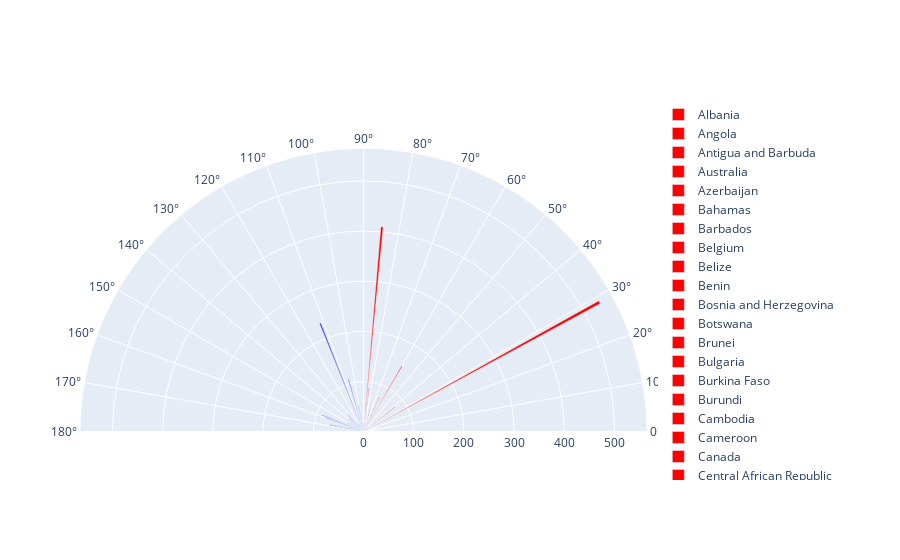

The notebook cell this image was saved under:
### Code cell
change_data_df=pd.DataFrame(change_data)
# change_data_df=change_data_df.sort_values(['increasing','ConfirmedCases'],ascending=False)
fig = go.Figure()
count=0
change=len(change_data_df.loc[change_data_df.increasing == False])
for index,row in change_data_df.loc[change_data_df.increasing == False].iterrows():
    fig.add_trace(go.Barpolar(r=[row['ConfirmedCasesPercent']],theta=[90*count/change],name=row['Country'],marker=dict(color='red')))
    count+=1
count=0
change=len(change_data_df.loc[change_data_df.increasing == True])
for index,row in change_data_df.loc[change_data_df.increasing == True].iterrows():
    fig.add_trace(go.Barpolar(r=[row['ConfirmedCasesPercent']],theta=[90+90*count/change],name=row['Country'],marker=dict(color='blue')))    
    count+=1
fig.update_layout(polar = dict(
        domain = dict( # set chart size and position 
        x = [0, 1],
        y = [0, 1]),
        sector = [0,180],   # set chart shape (half or full)
        angularaxis = dict(
            thetaunit = "degrees",
            dtick = 10,
            #rotation = -90, #does not work
            #direction = "clockwise" # does not work
            )
        )
)
fig.show()    
change_data_df

### Figure 1 — Plotly figure (JSON) as saved in the notebook; plotly's stock layout.template omitted (floating-point values rounded to 4 significant figures)
{"data": [{"marker": {"color": "red"}, "name": "Albania", "r": [1.143], "theta": [0], "type": "barpolar"}, {"marker": {"color": "red"}, "name": "Angola", "r": [0], "theta": [0.7377], "type": "barpolar"}, {"marker": {"color": "red"}, "name": "Antigua and Barbuda", "r": [0], "theta": [1.475], "type": "barpolar"}, {"marker": {"color": "red"}, "name": "Australia", "r": [0.1429], "theta": [2.213], "type": "barpolar"}, {"marker": {"color": "red"}, "name": "Azerbaijan", "r": [0.2857], "theta": [2.951], "type": "barpolar"}, {"marker": {"color": "red"}, "name": "Bahamas", "r": [0.2857], "theta": [3.689], "type": "barpolar"}, {"marker": {"color": "red"}, "name": "Barbados", "r": [0], "theta": [4.426], "type": "barpolar"}, {"marker": {"color": "red"}, "name": "Belgium", "r": [10], "theta": [5.164], "type": "barpolar"}, {"marker": {"color": "red"}, "name": "Belize", "r": [0], "theta": [5.902], "type": "barpolar"}, {"marker": {"color": "red"}, "name": "Benin", "r": [0], "theta": [6.639], "type": "barpolar"}, {"marker": {"color": "red"}, "name": "Bosnia and Herzegovina", "r": [2.571], "theta": [7.377], "type": "barpolar"}, {"marker": {"color": "red"}, "name": "Botswana", "r": [0], "theta": [8.115], "type": "barpolar"}, {"marker": {"color": "red"}, "name": "Brunei", "r": [0.1429], "theta": [8.852], "type": "barpolar"}, {"marker": {"color": "red"}, "name": "Bulgaria", "r": [4], "theta": [9.59], "type": "barpolar"}, {"marker": {"color": "red"}, "name": "Burkina Faso", "r": [4.857], "theta": [10.33], "type": "barpolar"}, {"marker": {"color": "red"}, "name": "Burundi", "r": [0], "theta": [11.07], "type": "barpolar"}, {"marker": {"color": "red"}, "name": "Cambodia", "r": [0], "theta": [11.8], "type": "barpolar"}, {"marker": {"color": "red"}, "name": "Cameroon", "r": [7.143], "theta": [12.54], "type": "barpolar"}, {"marker": {"color": "red"}, "name": "Canada", "r": [0], "theta": [13.28], "type": "barpolar"}, {"marker": {"color": "red"}, "name": "Central African Republic", "r": [1.286], "theta": [14.02], "type": "barpolar"}, {"marker": {"color": "red"}, "name": "China", "r": [0], "theta": [14.75], "type": "barpolar"}, {"marker": {"color": "red"}, "name": "Congo (Brazzaville)", "r": [4], "theta": [15.49], "type": "barpolar"}, {"marker": {"color": "red"}, "name": "Congo (Kinshasa)", "r": [3.571], "theta": [16.23], "type": "barpolar"}, {"marker": {"color": "red"}, "name": "Croatia", "r": [0.1429], "theta": [16.97], "type": "barpolar"}, {"marker": {"color": "red"}, "name": "Cuba", "r": [1.714], "theta": [17.7], "type": "barpolar"}, {"marker": {"color": "red"}, "name": "Cyprus", "r": [0.4286], "theta": [18.44], "type": "barpolar"}, {"marker": {"color": "red"}, "name": "Czechia", "r": [4.286], "theta": [19.18], "type": "barpolar"}, {"marker": {"color": "red"}, "name": "Denmark", "r": [5.857], "theta": [19.92], "type": "barpolar"}, {"marker": {"color": "red"}, "name": "Diamond Princess", "r": [0], "theta": [20.66], "type": "barpolar"}, {"marker": {"color": "red"}, "name": "Dominica", "r": [0], "theta": [21.39], "type": "barpolar"}, {"marker": {"color": "red"}, "name": "Dominican Republic", "r": [4.429], "theta": [22.13], "type": "barpolar"}, {"marker": {"color": "red"}, "name": "Egypt", "r": [7], "theta": [22.87], "type": "barpolar"}, {"marker": {"color": "red"}, "name": "El Salvador", "r": [1], "theta": [23.61], "type": "barpolar"}, {"marker": {"color": "red"}, "name": "Equatorial Guinea", "r": [5.857], "theta": [24.34], "type": "barpolar"}, {"marker": {"color": "red"}, "name": "Eritrea", "r": [0], "theta": [25.08], "type": "barpolar"}, {"marker": {"color": "red"}, "name": "Eswatini", "r": [0.1429], "theta": [25.82], "type": "barpolar"}, {"marker": {"color": "red"}, "name": "Ethiopia", "r": [2.143], "theta": [26.56], "type": "barpolar"}, {"marker": {"color": "red"}, "name": "Fiji", "r": [0], "theta": [27.3], "type": "barpolar"}, {"marker": {"color": "red"}, "name": "Finland", "r": [15.71], "theta": [28.03], "type": "barpolar"}, {"marker": {"color": "red"}, "name": "France", "r": [536.6], "theta": [28.77], "type": "barpolar"}, {"marker": {"color": "red"}, "name": "Georgia", "r": [0.1429], "theta": [29.51], "type": "barpolar"}, {"marker": {"color": "red"}, "name": "Germany", "r": [32.57], "theta": [30.25], "type": "barpolar"}, {"marker": {"color": "red"}, "name": "Ghana", "r": [13], "theta": [30.98], "type": "barpolar"}, {"marker": {"color": "red"}, "name": "Greece", "r": [0.7143], "theta": [31.72], "type": "barpolar"}, {"marker": {"color": "red"}, "name": "Grenada", "r": [0], "theta": [32.46], "type": "barpolar"}, {"marker": {"color": "red"}, "name": "Guinea-Bissau", "r": [6.571], "theta": [33.2], "type": "barpolar"}, {"marker": {"color": "red"}, "name": "Guyana", "r": [0], "theta": [33.93], "type": "barpolar"}, {"marker": {"color": "red"}, "name": "Holy See", "r": [0.1429], "theta": [34.67], "type": "barpolar"}, {"marker": {"color": "red"}, "name": "Honduras", "r": [2.286], "theta": [35.41], "type": "barpolar"}, {"marker": {"color": "red"}, "name": "Hungary", "r": [2.571], "theta": [36.15], "type": "barpolar"}, {"marker": {"color": "red"}, "name": "Ireland", "r": [15.14], "theta": [36.89], "type": "barpolar"}, {"marker": {"color": "red"}, "name": "Israel", "r": [0.2857], "theta": [37.62], "type": "barpolar"}, {"marker": {"color": "red"}, "name": "Italy", "r": [79.43], "theta": [38.36], "type": "barpolar"}, {"marker": {"color": "red"}, "name": "Jamaica", "r": [0.4286], "theta": [39.1], "type": "barpolar"}, {"marker": {"color": "red"}, "name": "Kazakhstan", "r": [11.29], "theta": [39.84], "type": "barpolar"}, {"marker": {"color": "red"}, "name": "Kenya", "r": [3.571], "theta": [40.57], "type": "barpolar"}, {"marker": {"color": "red"}, "name": "Kosovo", "r": [0], "theta": [41.31], "type": "barpolar"}, {"marker": {"color": "red"}, "name": "Kyrgyzstan", "r": [3], "theta": [42.05], "type": "barpolar"}, {"marker": {"color": "red"}, "name": "Laos", "r": [0], "theta": [42.79], "type": "barpolar"}, {"marker": {"color": "red"}, "name": "Latvia", "r": [0.4286], "theta": [43.52], "type": "barpolar"}, {"marker": {"color": "red"}, "name": "Lebanon", "r": [0.1429], "theta": [44.26], "type": "barpolar"}, {"marker": {"color": "red"}, "name": "Liberia", "r": [0.8571], "theta": [45], "type": "barpolar"}, {"marker": {"color": "red"}, "name": "Libya", "r": [0.1429], "theta": [45.74], "type": "barpolar"}, {"marker": {"color": "red"}, "name": "Liechtenstein", "r": [0], "theta": [46.48], "type": "barpolar"}, {"marker": {"color": "red"}, "name": "Luxembourg", "r": [0.1429], "theta": [47.21], "type": "barpolar"}, {"marker": {"color": "red"}, "name": "MS Zaandam", "r": [0], "theta": [47.95], "type": "barpolar"}, {"marker": {"color": "red"}, "name": "Malaysia", "r": [1.143], "theta": [48.69], "type": "barpolar"}, {"marker": {"color": "red"}, "name": "Malta", "r": [0], "theta": [49.43], "type": "barpolar"}, {"marker": {"color": "red"}, "name": "Mauritius", "r": [0], "theta": [50.16], "type": "barpolar"}, {"marker": {"color": "red"}, "name": "Monaco", "r": [0], "theta": [50.9], "type": "barpolar"}, {"marker": {"color": "red"}, "name": "Mongolia", "r": [0], "theta": [51.64], "type": "barpolar"}, {"marker": {"color": "red"}, "name": "Montenegro", "r": [0], "theta": [52.38], "type": "barpolar"}, {"marker": {"color": "red"}, "name": "Morocco", "r": [13.57], "theta": [53.11], "type": "barpolar"}, {"marker": {"color": "red"}, "name": "Mozambique", "r": [0], "theta": [53.85], "type": "barpolar"}, {"marker": {"color": "red"}, "name": "Namibia", "r": [0], "theta": [54.59], "type": "barpolar"}, {"marker": {"color": "red"}, "name": "Netherlands", "r": [0.7143], "theta": [55.33], "type": "barpolar"}, {"marker": {"color": "red"}, "name": "New Zealand", "r": [0.1429], "theta": [56.07], "type": "barpolar"}, {"marker": {"color": "red"}, "name": "Nicaragua", "r": [0], "theta": [56.8], "type": "barpolar"}, {"marker": {"color": "red"}, "name": "Niger", "r": [0.1429], "theta": [57.54], "type": "barpolar"}, {"marker": {"color": "red"}, "name": "Nigeria", "r": [1.571], "theta": [58.28], "type": "barpolar"}, {"marker": {"color": "red"}, "name": "Norway", "r": [3.286], "theta": [59.02], "type": "barpolar"}, {"marker": {"color": "red"}, "name": "Pakistan", "r": [151.7], "theta": [59.75], "type": "barpolar"}, {"marker": {"color": "red"}, "name": "Panama", "r": [6.714], "theta": [60.49], "type": "barpolar"}, {"marker": {"color": "red"}, "name": "Papua New Guinea", "r": [0], "theta": [61.23], "type": "barpolar"}, {"marker": {"color": "red"}, "name": "Paraguay", "r": [0.8571], "theta": [61.97], "type": "barpolar"}, {"marker": {"color": "red"}, "name": "Philippines", "r": [7.429], "theta": [62.7], "type": "barpolar"}, {"marker": {"color": "red"}, "name": "Poland", "r": [3.714], "theta": [63.44], "type": "barpolar"}, {"marker": {"color": "red"}, "name": "Portugal", "r": [37.29], "theta": [64.18], "type": "barpolar"}, {"marker": {"color": "red"}, "name": "Romania", "r": [6.571], "theta": [64.92], "type": "barpolar"}, {"marker": {"color": "red"}, "name": "Russia", "r": [75.86], "theta": [65.66], "type": "barpolar"}, {"marker": {"color": "red"}, "name": "Rwanda", "r": [0.8571], "theta": [66.39], "type": "barpolar"}, {"marker": {"color": "red"}, "name": "Saint Kitts and Nevis", "r": [0], "theta": [67.13], "type": "barpolar"}, {"marker": {"color": "red"}, "name": "Saint Lucia", "r": [0], "theta": [67.87], "type": "barpolar"}, {"marker": {"color": "red"}, "name": "Saint Vincent and the Grenadines", "r": [0], "theta": [68.61], "type": "barpolar"}, {"marker": {"color": "red"}, "name": "San Marino", "r": [2], "theta": [69.34], "type": "barpolar"}, {"marker": {"color": "red"}, "name": "Serbia", "r": [8.857], "theta": [70.08], "type": "barpolar"}, {"marker": {"color": "red"}, "name": "Seychelles", "r": [0], "theta": [70.82], "type": "barpolar"}, {"marker": {"color": "red"}, "name": "Singapore", "r": [16.14], "theta": [71.56], "type": "barpolar"}, {"marker": {"color": "red"}, "name": "Slovakia", "r": [0.5714], "theta": [72.3], "type": "barpolar"}, {"marker": {"color": "red"}, "name": "Slovenia", "r": [0.1429], "theta": [73.03], "type": "barpolar"}, {"marker": {"color": "red"}, "name": "Spain", "r": [47.86], "theta": [73.77], "type": "barpolar"}, {"marker": {"color": "red"}, "name": "Sri Lanka", "r": [0], "theta": [74.51], "type": "barpolar"}, {"marker": {"color": "red"}, "name": "Suriname", "r": [0], "theta": [75.25], "type": "barpolar"}, {"marker": {"color": "red"}, "name": "Sweden", "r": [9.286], "theta": [75.98], "type": "barpolar"}, {"marker": {"color": "red"}, "name": "Switzerland", "r": [2.571], "theta": [76.72], "type": "barpolar"}, {"marker": {"color": "red"}, "name": "Syria", "r": [0], "theta": [77.46], "type": "barpolar"}, {"marker": {"color": "red"}, "name": "Taiwan*", "r": [0.1429], "theta": [78.2], "type": "barpolar"}, {"marker": {"color": "red"}, "name": "Tanzania", "r": [0], "theta": [78.93], "type": "barpolar"}, {"marker": {"color": "red"}, "name": "Thailand", "r": [0.1429], "theta": [79.67], "type": "barpolar"}, {"marker": {"color": "red"}, "name": "Timor-Leste", "r": [0], "theta": [80.41], "type": "barpolar"}, {"marker": {"color": "red"}, "name": "Trinidad and Tobago", "r": [0], "theta": [81.15], "type": "barpolar"}, {"marker": {"color": "red"}, "name": "Tunisia", "r": [0.4286], "theta": [81.89], "type": "barpolar"}, {"marker": {"color": "red"}, "name": "Turkey", "r": [87.71], "theta": [82.62], "type": "barpolar"}, {"marker": {"color": "red"}, "name": "US", "r": [2], "theta": [83.36], "type": "barpolar"}, {"marker": {"color": "red"}, "name": "Ukraine", "r": [12.14], "theta": [84.1], "type": "barpolar"}, {"marker": {"color": "red"}, "name": "United Kingdom", "r": [409.9], "theta": [84.84], "type": "barpolar"}, {"marker": {"color": "red"}, "name": "Uruguay", "r": [0.1429], "theta": [85.57], "type": "barpolar"}, {"marker": {"color": "red"}, "name": "Venezuela", "r": [2.571], "theta": [86.31], "type": "barpolar"}, {"marker": {"color": "red"}, "name": "Vietnam", "r": [0], "theta": [87.05], "type": "barpolar"}, {"marker": {"color": "red"}, "name": "West Bank and Gaza", "r": [0.4286], "theta": [87.79], "type": "barpolar"}, {"marker": {"color": "red"}, "name": "Western Sahara", "r": [0], "theta": [88.52], "type": "barpolar"}, {"marker": {"color": "red"}, "name": "Zambia", "r": [0.4286], "theta": [89.26], "type": "barpolar"}, {"marker": {"color": "blue"}, "name": "Afghanistan", "r": [13.57], "theta": [90], "type": "barpolar"}, {"marker": {"color": "blue"}, "name": "Algeria", "r": [3.857], "theta": [91.45], "type": "barpolar"}, {"marker": {"color": "blue"}, "name": "Andorra", "r": [0.2857], "theta": [92.9], "type": "barpolar"}, {"marker": {"color": "blue"}, "name": "Argentina", "r": [18.29], "theta": [94.35], "type": "barpolar"}, {"marker": {"color": "blue"}, "name": "Armenia", "r": [2.429], "theta": [95.81], "type": "barpolar"}, {"marker": {"color": "blue"}, "name": "Austria", "r": [0.2857], "theta": [97.26], "type": "barpolar"}, {"marker": {"color": "blue"}, "name": "Bahrain", "r": [10.14], "theta": [98.71], "type": "barpolar"}, {"marker": {"color": "blue"}, "name": "Bangladesh", "r": [53.14], "theta": [100.2], "type": "barpolar"}, {"marker": {"color": "blue"}, "name": "Belarus", "r": [6.714], "theta": [101.6], "type": "barpolar"}, {"marker": {"color": "blue"}, "name": "Bhutan", "r": [0.5714], "theta": [103.1], "type": "barpolar"}, {"marker": {"color": "blue"}, "name": "Bolivia", "r": [14.29], "theta": [104.5], "type": "barpolar"}, {"marker": {"color": "blue"}, "name": "Brazil", "r": [109.6], "theta": [106.0], "type": "barpolar"}, {"marker": {"color": "blue"}, "name": "Burma", "r": [0.1429], "theta": [107.4], "type": "barpolar"}, {"marker": {"color": "blue"}, "name": "Cabo Verde", "r": [2.429], "theta": [108.9], "type": "barpolar"}, {"marker": {"color": "blue"}, "name": "Chad", "r": [2.143], "theta": [110.3], "type": "barpolar"}, {"marker": {"color": "blue"}, "name": "Chile", "r": [232.6], "theta": [111.8], "type": "barpolar"}, {"marker": {"color": "blue"}, "name": "Colombia", "r": [44.57], "theta": [113.2], "type": "barpolar"}, {"marker": {"color": "blue"}, "name": "Costa Rica", "r": [0.7143], "theta": [114.7], "type": "barpolar"}, {"marker": {"color": "blue"}, "name": "Cote d'Ivoire", "r": [0.4286], "theta": [116.1], "type": "barpolar"}, {"marker": {"color": "blue"}, "name": "Djibouti", "r": [1.143], "theta": [117.6], "type": "barpolar"}, {"marker": {"color": "blue"}, "name": "Ecuador", "r": [9.571], "theta": [119.0], "type": "barpolar"}, {"marker": {"color": "blue"}, "name": "Estonia", "r": [0.4286], "theta": [120.5], "type": "barpolar"}, {"marker": {"color": "blue"}, "name": "Gabon", "r": [20.14], "theta": [121.9], "type": "barpolar"}, {"marker": {"color": "blue"}, "name": "Gambia", "r": [0.1429], "theta": [123.4], "type": "barpolar"}, {"marker": {"color": "blue"}, "name": "Guatemala", "r": [15.43], "theta": [124.8], "type": "barpolar"}, {"marker": {"color": "blue"}, "name": "Guinea", "r": [4.429], "theta": [126.3], "type": "barpolar"}, {"marker": {"color": "blue"}, "name": "Haiti", "r": [3.571], "theta": [127.7], "type": "barpolar"}, {"marker": {"color": "blue"}, "name": "Iceland", "r": [0.1429], "theta": [129.2], "type": "barpolar"}, {"marker": {"color": "blue"}, "name": "India", "r": [25.14], "theta": [130.6], "type": "barpolar"}, {"marker": {"color": "blue"}, "name": "Indonesia", "r": [46], "theta": [132.1], "type": "barpolar"}, {"marker": {"color": "blue"}, "name": "Iran", "r": [39.71], "theta": [133.5], "type": "barpolar"}, {"marker": {"color": "blue"}, "name": "Iraq", "r": [10], "theta": [135], "type": "barpolar"}, {"marker": {"color": "blue"}, "name": "Japan", "r": [11.57], "theta": [136.5], "type": "barpolar"}, {"marker": {"color": "blue"}, "name": "Jordan", "r": [0.5714], "theta": [137.9], "type": "barpolar"}, {"marker": {"color": "blue"}, "name": "Korea, South", "r": [3.571], "theta": [139.4], "type": "barpolar"}, {"marker": {"color": "blue"}, "name": "Kuwait", "r": [38], "theta": [140.8], "type": "barpolar"}, {"marker": {"color": "blue"}, "name": "Lithuania", "r": [1.286], "theta": [142.3], "type": "barpolar"}, {"marker": {"color": "blue"}, "name": "Madagascar", "r": [2.714], "theta": [143.7], "type": "barpolar"}, {"marker": {"color": "blue"}, "name": "Malawi", "r": [0.5714], "theta": [145.2], "type": "barpolar"}, {"marker": {"color": "blue"}, "name": "Maldives", "r": [1], "theta": [146.6], "type": "barpolar"}, {"marker": {"color": "blue"}, "name": "Mali", "r": [1.286], "theta": [148.1], "type": "barpolar"}, {"marker": {"color": "blue"}, "name": "Mauritania", "r": [0.8571], "theta": [149.5], "type": "barpolar"}, {"marker": {"color": "blue"}, "name": "Mexico", "r": [36.14], "theta": [151.0], "type": "barpolar"}, {"marker": {"color": "blue"}, "name": "Moldova", "r": [19.86], "theta": [152.4], "type": "barpolar"}, {"marker": {"color": "blue"}, "name": "Nepal", "r": [2.286], "theta": [153.9], "type": "barpolar"}, {"marker": {"color": "blue"}, "name": "North Macedonia", "r": [1], "theta": [155.3], "type": "barpolar"}, {"marker": {"color": "blue"}, "name": "Oman", "r": [18.57], "theta": [156.8], "type": "barpolar"}, {"marker": {"color": "blue"}, "name": "Peru", "r": [88.43], "theta": [158.2], "type": "barpolar"}, {"marker": {"color": "blue"}, "name": "Qatar", "r": [80], "theta": [159.7], "type": "barpolar"}, {"marker": {"color": "blue"}, "name": "Sao Tome and Principe", "r": [1.714], "theta": [161.1], "type": "barpolar"}, {"marker": {"color": "blue"}, "name": "Saudi Arabia", "r": [31.14], "theta": [162.6], "type": "barpolar"}, {"marker": {"color": "blue"}, "name": "Senegal", "r": [0.8571], "theta": [164.0], "type": "barpolar"}, {"marker": {"color": "blue"}, "name": "Sierra Leone", "r": [3.286], "theta": [165.5], "type": "barpolar"}, {"marker": {"color": "blue"}, "name": "Somalia", "r": [1.571], "theta": [166.9], "type": "barpolar"}, {"marker": {"color": "blue"}, "name": "South Africa", "r": [69.71], "theta": [168.4], "type": "barpolar"}, {"marker": {"color": "blue"}, "name": "South Sudan", "r": [0.4286], "theta": [169.8], "type": "barpolar"}, {"marker": {"color": "blue"}, "name": "Sudan", "r": [11.86], "theta": [171.3], "type": "barpolar"}, {"marker": {"color": "blue"}, "name": "Togo", "r": [2.857], "theta": [172.7], "type": "barpolar"}, {"marker": {"color": "blue"}, "name": "Uganda", "r": [1.143], "theta": [174.2], "type": "barpolar"}, {"marker": {"color": "blue"}, "name": "United Arab Emirates", "r": [25.57], "theta": [175.6], "type": "barpolar"}, {"marker": {"color": "blue"}, "name": "Uzbekistan", "r": [9.571], "theta": [177.1], "type": "barpolar"}, {"marker": {"color": "blue"}, "name": "Zimbabwe", "r": [0.1429], "theta": [178.5], "type": "barpolar"}], "layout": {"polar": {"angularaxis": {"dtick": 10, "thetaunit": "degrees"}, "domain": {"x": [0, 1], "y": [0, 1]}, "sector": [0, 180]}}}
